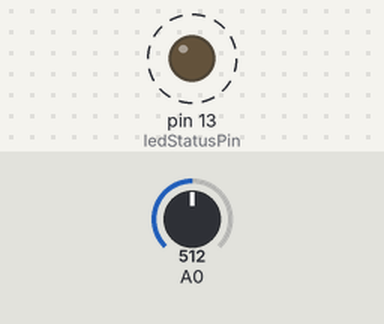
Recording of a sketch running on a simulated Arduino Uno, built with avr-gcc and run on an emulated ATmega328P. On the bench: output pins drawn as LEDs (lit = HIGH). Dashed ring = blinking. The inputs (shaded band) are chosen by the test bench; at power-on: A0 = 512. What the sketch prints to the serial monitor is not drawn.

Above: at 0.2 s.
Timing chart, 0 to 3.0 s (numbered marks = the images above):
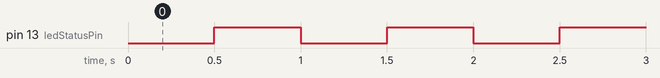

The sketch:

DemoClassTempo.ino
```cpp
/*
   Demo de la création d'une classe "Tempo" en C++
   les différents formats des fichiers sont *.ino, *.cpp, *.h
*/

/*****************************************************************************/
// Import des fonctions externes au fichier principal
#include "tempo.h"

/*****************************************************************************/
// Definition of hardware I/O (GPIO) / Définition des E/S matérielles
// constants won't change. Used here to set a pin number:
const int ledStatusPin =  LED_BUILTIN;  // the number of the LED pin, for Arduino MKRZero LED_BUILTIN = pin 32

/*****************************************************************************/
// Création de l'objet "temporisationLedStatus" depuis la classe Tempo
Tempo temporisationLedStatus;  // tempo pour le clignotement de la LED status
Tempo periodeEchantillonnage;  // tempo entre deux valeurs analogiques

/*****************************************************************************/
// Fonction d'initialisation au démarrage du programme
void setup() {
  // initialize serial communication at 9600 bits per second:
  Serial.begin(9600);

  // set the digital pin as output:
  pinMode(ledStatusPin, OUTPUT);

  // initialize and configure all timeout:
  temporisationLedStatus.begin(500);  // start tempo for 500 ms
  periodeEchantillonnage.begin(10);  // sampling ADC every 10 ms
}

/*****************************************************************************/
// Fonction principale, répété indéfiniment
void loop() {
  // Déclenchement de l'évènement pour le clignotement de la LED :
  if (temporisationLedStatus.isTimeEnding()) {
    toggle(ledStatusPin);
  }

  // Déclenchement de l'évènement pour l'acquisition de l'entrée analogique :
  if (periodeEchantillonnage.isTimeEnding()) {
    acquisitionADC(A0);
  }
}

/*****************************************************************************/
// Fonction permettant le changement d'état d'une sortie
void toggle(int led_pin) {
  digitalWrite(led_pin, !digitalRead(led_pin));   // change the LED state (HIGH is the voltage level)
}

/*****************************************************************************/
// Fonction d'acquisition et d'affichage d'uen entrée analogique
void acquisitionADC(int analog_pin) {
  // read the input on analog pin 0:
  int sensorValue = analogRead(analog_pin);
  // print out the value you read:
  Serial.println(sensorValue);
}
```

tempo.h
```cpp
// (licence header left out)
#ifndef _TEMPO_H  // si _TEMPO_H n'est pas défini
#define _TEMPO_H  // on le défini

// Cela permet d'éviter les multiples inclusion,
// en effet si le programme a déjà effectué cette partie du code,
// pas besoin de l'exécuter à nouveau !

/// Déclaration de la classe Tempo

class Tempo
{
  public:
    // Méthodes
    void begin(unsigned long interval);
    void setDuration(unsigned long interval);
    bool isTimeEnding();  // is time out ending

  private:
    // always prefix member variables with '_'
    unsigned long _previousMillis;  // store the last time (ms)
    unsigned long _interval;  // store the last time (ms)
};


#endif  // Fin si _TEMPO_H n'est pas défini
```

tempo.ino
```cpp
// (licence header left out)
#include <Arduino.h>
#include "tempo.h"

/// Définition des méthodes de la classe Tempo

void Tempo::begin(unsigned long interval) {
  _interval = interval;  // set duration of tempo
  _previousMillis = millis(); // store the current time before start tempo
}

void Tempo::setDuration(unsigned long interval) {
  _interval = interval;  // set duration of tempo
}

/**
   @brief is the time out is ending
   check to see if the difference between the current time
   and last time you call this function is bigger than the interval
*/
bool Tempo::isTimeEnding() {
  bool tempo_ending = false;
  unsigned long currentMillis = millis();

  if (currentMillis - _previousMillis >= _interval) {
    // save the last time
    _previousMillis = currentMillis;

    tempo_ending = true;
  }

  return tempo_ending;
}

/// Fin de la classe Tempo
```

Measured:
- by itself, pin 13 (ledStatusPin): alternates HIGH for 0.50 s and LOW for 0.50 s
